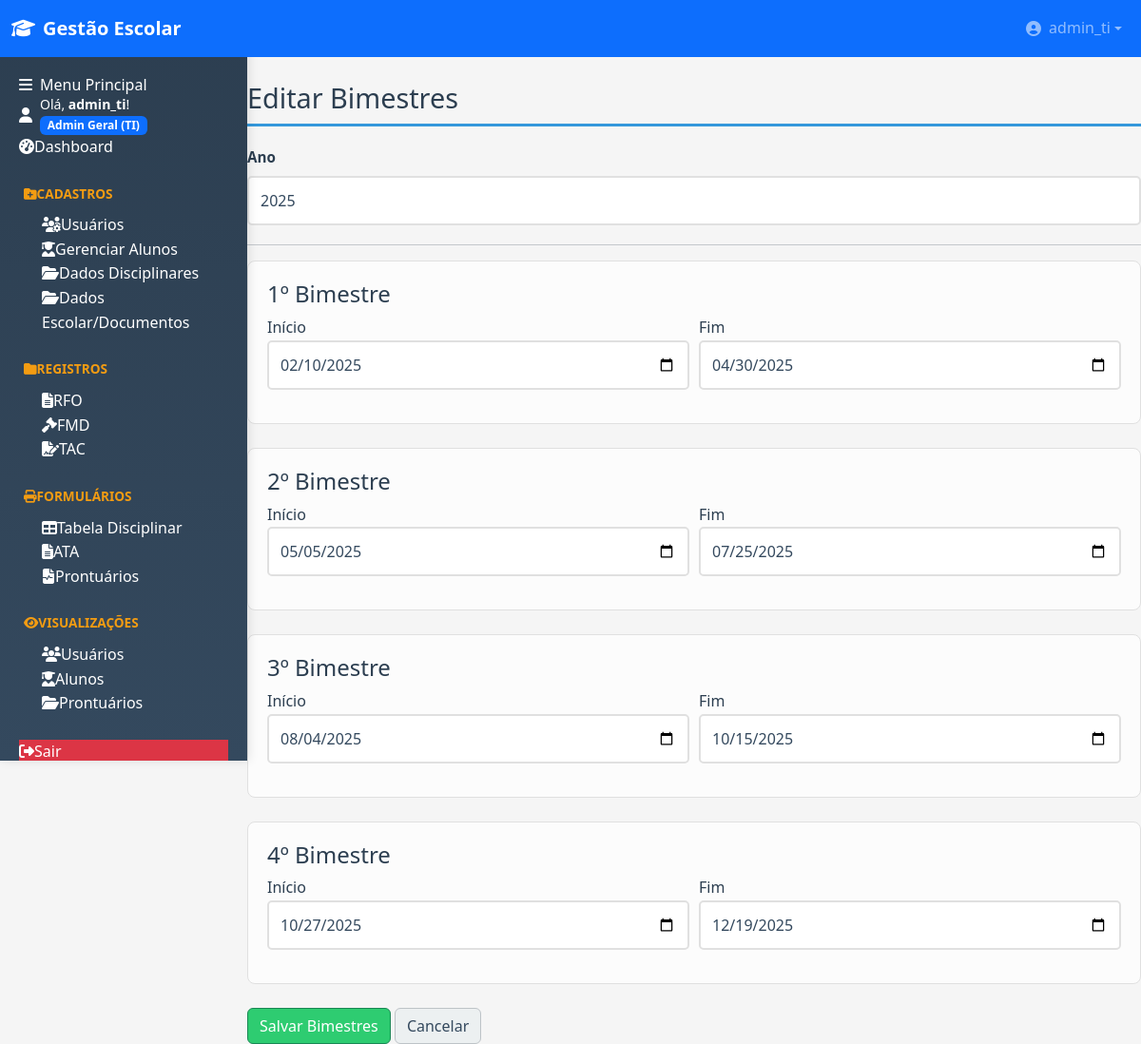
Page /cadastros/bimestres/gerenciar?ano=2025 (signed in) on the committed database.
### tables this page shows
CREATE TABLE usuarios (
                id INTEGER PRIMARY KEY AUTOINCREMENT,
                username TEXT NOT NULL UNIQUE,
                password TEXT NOT NULL,
                nivel INTEGER NOT NULL, -- 1: Admin Geral (TI), 2: Admin Secundário, 3: Usuário
                data_criacao TEXT DEFAULT CURRENT_TIMESTAMP
            , cargo TEXT DEFAULT '');

CREATE TABLE bimestres (
  id INTEGER PRIMARY KEY AUTOINCREMENT,
  ano INTEGER NOT NULL,
  numero INTEGER NOT NULL,
  inicio DATE,
  fim DATE,
  responsavel_id INTEGER,
  criado_em DATETIME DEFAULT CURRENT_TIMESTAMP,
  UNIQUE(ano, numero)
);

### blueprints/bimestres.py (the view, shortened to what this page needs)
@bimestres_bp.route('/gerenciar', methods=['GET', 'POST'])
@admin_required
def gerenciar_bimestres():
    db = get_db()
    ano_q = request.args.get('ano', '').strip()
    ano = int(ano_q) if ano_q.isdigit() else None
    bimestres = {n: {'inicio': '', 'fim': ''} for n in range(1, 5)}
    if ano:
        rows = db.execute('SELECT numero, inicio, fim FROM bimestres WHERE ano = ? ORDER BY numero', (ano,)).fetchall()
        for r in rows:
            num = int(r['numero'])
            bimestres[num] = {'inicio': r['inicio'] or '', 'fim': r['fim'] or ''}
    return render_template('cadastros/bimestres_form.html', ano=ano, bimestres=bimestres)

### app.py (called while the page is built)
@app.before_request
def load_logged_in_user():
    user_id = session.get('user_id')
    if user_id is None:
        g.user = None
    else:
        g.user = get_db().execute(
            'SELECT * FROM usuarios WHERE id = ?', (user_id,)
        ).fetchone()

@app.teardown_appcontext
def teardown_db(e=None):
    close_db(e)

@app.context_processor
def inject_globals():
    from datetime import datetime
    return dict(
        NIVEL_MAP=utils.NIVEL_MAP,
        session=session,
        now=datetime.now
    )

def _read_logo_data():
    try:
        p = os.path.join(current_app.root_path, "static", "logo_topo.png")
        if not os.path.exists(p):
            for ext in (".png", ".jpg", ".jpeg", ".svg"):
                px = os.path.join(current_app.root_path, "static", "logo_topo" + ext)
                if os.path.exists(px):
                    p = px
                    break
        if not os.path.exists(p):
            return None
        mime = mimetypes.guess_type(p)[0] or "image/png"
        with open(p, "rb") as f:
            data = base64.b64encode(f.read()).decode("ascii")
        return f"data:{mime};base64,{data}"
    except Exception:
        return None

@app.context_processor
def inject_logo_data():
    try:
        return {"LOGO_DATA_URI": _read_logo_data()}
    except Exception:
        return {"LOGO_DATA_URI": None}

### blueprints/disciplinar.py (called while the page is built, shortened)
@disciplinar_bp.before_app_request
def _ensure_disciplinar_schema():
    if getattr(current_app, "_disciplinar_migrations_done", False):
        return

### blueprints/utils.py (called while the page is built)
def admin_required(f):
    @wraps(f)
    def decorated_function(*args, **kwargs):
        if session.get('nivel') != 1:
            flash('Acesso negado. Apenas administradores gerais (TI) podem acessar esta área.', 'danger')
            return redirect(url_for('dashboard'))
        return f(*args, **kwargs)
    return decorated_function

### database.py (called while the page is built)
def get_db():
    db = getattr(g, '_database', None)
    if db is None:
        db = g._database = sqlite3.connect(DATABASE)
        db.row_factory = sqlite3.Row
        db.execute('PRAGMA foreign_keys = ON')
    return db

### templates/cadastros/bimestres_form.html
{% extends 'base.html' %}
{% block content %}
<div class="main-content-inner">
  <h2>{% if ano %}Editar{% else %}Criar{% endif %} Bimestres</h2>
  <form method="post" class="form-horizontal">
    <div class="form-group">
      <label for="ano">Ano</label>
      <input type="number" id="ano" name="ano" class="form-control" value="{{ ano or '' }}" required min="2000" max="2100">
    </div>
    <hr>
    {% for n in range(1,5) %}
    <div class="form-section">
      <h4>{{ n }}º Bimestre</h4>
      <div class="form-row" style="display:flex; gap:10px;">
        <div style="flex:1;">
          <label for="inicio_{{ n }}">Início</label>
          <input type="date" id="inicio_{{ n }}" name="inicio_{{ n }}" class="form-control" value="{{ bimestres[n].inicio }}">
        </div>
        <div style="flex:1;">
          <label for="fim_{{ n }}">Fim</label>
          <input type="date" id="fim_{{ n }}" name="fim_{{ n }}" class="form-control" value="{{ bimestres[n].fim }}">
        </div>
      </div>
    </div>
    {% endfor %}
    <div style="margin-top:20px;">
      <button type="submit" class="btn btn-success">Salvar Bimestres</button>
      <a class="btn btn-secondary" href="{{ url_for('bimestres_bp.listar_bimestres') }}">Cancelar</a>
    </div>
  </form>
</div>
{% endblock %}

### templates/base.html (shortened to what this page needs)
﻿<!DOCTYPE html>
<html lang="pt-br">
<head>
    <link href="https://cdn.jsdelivr.net/npm/bootstrap@5.3.2/dist/css/bootstrap.min.css" rel="stylesheet">
    <link rel="stylesheet" href="https://cdnjs.cloudflare.com/ajax/libs/font-awesome/6.4.0/css/all.min.css">
    <link rel="stylesheet" href="{{ url_for('static', filename='style.css') }}?v={{ range(1, 10000) | random }}">
</head>
<body>
    {% if not request.args.get('iframe') %}
    <nav class="navbar navbar-expand-lg navbar-dark fixed-top bg-primary">
        <div class="container-fluid">
            <a class="navbar-brand d-flex align-items-center" href="{{ url_for('dashboard') }}">
                <i class="fas fa-graduation-cap me-2"></i>
                <span class="fw-bold">Gestão Escolar</span>
            </a>
            {% if session.get('logged_in') %}
            <div class="navbar-nav ms-auto">
                <div class="nav-item dropdown">
                    <a class="nav-link dropdown-toggle d-flex align-items-center" href="#" role="button" data-bs-toggle="dropdown">
                        <i class="fas fa-user-circle me-2"></i>
                        <span>{{ session.get('username') }}</span>
                    </a>
                </div>
            </div>
            {% endif %}
        </div>
    </nav>
    {% endif %}
    {% if not request.args.get('iframe') %}
    <div class="sidebar" id="sidebar">
        <div class="sidebar-header">
            <h6 class="mb-0"><i class="fas fa-bars me-2"></i>Menu Principal</h6>
        </div>
        <div class="sidebar-body p-0">
            {% if session.get('logged_in') %}
                <div class="user-greeting">
                    <div class="d-flex align-items-center">
                        <i class="fas fa-user me-2"></i>
                        <div>
                            <small>Olá, <span class="username fw-bold">{{ session.get('username') }}</span>!</small><br>
                            <span class="badge bg-primary">{{ session.get('nivel_nome') }}</span>
                        </div>
                    </div>
                </div>
                <div class="menu-section">
                    <a href="{{ url_for('dashboard') }}" class="nav-link {% if request.endpoint == 'dashboard' %}active{% endif %}">
                        <i class="fas fa-tachometer-alt"></i><span>Dashboard</span>
                    </a>
                </div>
                {% if session.get('nivel') in [1, 2] %}
                <div class="menu-section">
                    <div class="nav-link menu-title"><i class="fas fa-folder-plus"></i><span>Cadastros</span></div>
                    {% if session.get('nivel') == 1 %}
                    <a href="{{ url_for('auth_bp.gerenciar_usuarios') }}" class="nav-link ps-4">
                        <i class="fas fa-users-cog"></i><span>Usuários</span>
                    </a>
                    {% endif %}
                    <a href="{{ url_for('alunos_bp.gerenciar_alunos') }}" class="nav-link ps-4 {% if request.endpoint == 'alunos_bp.gerenciar_alunos' %}active{% endif %}">
                        <i class="fas fa-user-graduate"></i><span>Gerenciar Alunos</span>
                    </a>
                    <a href="{{ url_for('cadastros_bp.dados_disciplinares') }}" class="nav-link ps-4 ">
                        <i class="fas fa-folder-open"></i><span>Dados Disciplinares</span>
                    </a>
                    <a href="{{ url_for('cadastros_bp.dados_documentos') }}" class="nav-link ps-4 ">
                        <i class="fas fa-folder-open"></i><span>Dados Escolar/Documentos</span>
                    </a>
                </div>
                {% endif %}
                <div class="menu-section">
                    <div class="nav-link menu-title"><i class="fas fa-folder"></i><span>Registros</span></div>
                    <a href="{{ url_for('cadastros_bp.registros_rfo') }}" class="nav-link ps-4 ">
                        <i class="fas fa-file-alt"></i><span>RFO</span>
                    </a>
                    <a href="{{ url_for('cadastros_bp.registros_fmd') }}" class="nav-link ps-4 {% if request.endpoint in ['cadastros_bp.registros_fmd','disciplinar_bp.registrar_fmd','visualizacoes_bp.listar_fmds'] %}active{% endif %}">
                        <i class="fas fa-gavel"></i><span>FMD</span>
                    </a>
                    <a href="{{ url_for('cadastros_bp.registros_tac') }}" class="nav-link ps-4 {% if request.endpoint in ['cadastros_bp.registros_tac','formularios_bp.novo_tac','formularios_bp.listar_tacs'] %}active{% endif %}">
                        <i class="fas fa-file-signature"></i><span>TAC</span>
                    </a>
                </div>
                {% if session.get('nivel') in [1, 2] %}
                <div class="menu-section">
                    <div class="nav-link menu-title"><i class="fas fa-print"></i><span>Formulários</span></div>
                    <a href="{{ url_for('formularios_bp.tabela_disciplinar') }}" class="nav-link ps-4">
            <a href="{{ url_for('formularios_bp.tabela_disciplinar') }}" class="nav-link ps-4">
                <i class="fas fa-table"></i><span>Tabela Disciplinar</span>
            </a>
            <a href="{{ url_for('formularios_ata_bp.list_atas') }}" class="nav-link ps-4">
                <i class="fas fa-file-alt"></i><span>ATA</span>
            </a>
                    <a href="{{ url_for('formularios_prontuario.listar_prontuarios') }}" class="nav-link ps-4">
                        <i class="fas fa-file-medical-alt"></i><span>Prontuários</span>
                    </a>
                </div>
                {% endif %}
                <div class="menu-section">
                    <div class="nav-link menu-title"><i class="fas fa-eye"></i><span>Visualizações</span></div>
                    {% if session.get('nivel') in [1, 2] %}
                    <a href="{{ url_for('visualizacoes_bp.listar_usuarios') }}" class="nav-link ps-4">
                        <i class="fas fa-users"></i><span>Usuários</span>
                    </a>
                    {% endif %}
                    <a href="{{ url_for('visualizacoes_bp.listar_alunos') }}" class="nav-link ps-4">
                        <i class="fas fa-user-graduate"></i><span>Alunos</span>
                    </a>
                    {% if session.get('nivel') in [1, 2] %}
                    <a href="{{ url_for('formularios_prontuario.listar_prontuarios') }}" class="nav-link ps-4">
                        <i class="fas fa-folder-open"></i><span>Prontuários</span>
                    </a>
                    {% endif %}
                </div>
                <div class="menu-section mt-auto">
                    <a href="{{ url_for('auth_bp.logout') }}" class="nav-link bg-danger">
                        <i class="fas fa-sign-out-alt"></i><span>Sair</span>
                    </a>
                </div>
            {% endif %}
        </div>
    </div>
    {% endif %}
    <main class="main-content">
        {% block content %}{% endblock %}
    </main>
</body>
</html>

### static/style.css (style rules this page uses)
.main-content { overflow-y: visible !important; overflow-x: visible !important; height: auto !important; }
html, body { height: 100%; overflow-x: hidden; }
.navbar { position: fixed !important; top: 0 !important; left: 0 !important; right: 0 !important; height: 60px !important; z-index: 1000 !important; }
.sidebar { position: fixed !important; top: 0 !important; left: 0 !important; height: 100vh !important; width: 260px !important; padding-top: 80px !important; z-index: 900 !important; }
* { margin: 0; padding: 0; box-sizing: border-box; }
body { font-family: 'Segoe UI', Tahoma, Geneva, Verdana, sans-serif; background: #f5f5f5; color: #2c3e50; line-height: 1.6; }
a { text-decoration: none; color: #3498db; transition: color 0.3s; }
.sidebar { width: 260px; position: fixed; height: 100vh; top: 0; left: 0; background: linear-gradient(180deg, #2c3e50 0%, #34495e 100%); color: white; padding: 20px; box-sizing: border-box; overflow-y: auto; z-index: 1000; box-shadow: 2px 0 10px rgba(0,0,0,0.1); }
.menu-section { margin-bottom: 25px; }
.menu-title { color: #f39c12; font-size: 0.85em; font-weight: 700; text-transform: uppercase; margin-bottom: 10px; padding-left: 5px; }
h2 { color: #2c3e50; margin-bottom: 20px; border-bottom: 3px solid #3498db; padding-bottom: 10px; font-size: 1.8em; }
.btn-secondary { background: #ecf0f1; color: #34495e; border: 1px solid #bdc3c7; }
.btn-success { background: #2ecc71; color: white; }
.form-section { margin-bottom: 25px; padding: 20px; border: 1px solid #e0e0e0; border-radius: 8px; background: #fcfcfc; }
.form-row { display: flex; gap: 20px; margin-bottom: 15px; }
.form-group { margin-bottom: 20px; }
.form-group label, .input-group label { display: block; margin-bottom: 8px; font-weight: 600; color: #2c3e50; font-size: 0.95em; }
input[type="text"], input[type="number"], input[type="email"], input[type="password"], input[type="date"], input[type="time"], textarea, select { width: 100%; padding: 12px; border: 2px solid #e0e0e0; border-radius: 5px; font-size: 1em; transition: border-color 0.3s, box-shadow 0.3s; box-sizing: border-box; color: #34495e; }
html, body { overflow-x: auto !important; }

### templates/base.html (style rules this page uses)
.navbar { position: fixed !important; top: 0 !important; z-index: 1000 !important; height: 60px !important; }
.sidebar { position: fixed !important; padding-top: 80px !important; z-index: 900 !important; }
.main-content { margin-left: 260px !important; margin-top: 60px !important; }

### rows in the picture
usuarios: get "admin_ti"
bimestres: inicio "02/10/2025", fim "04/30/2025"
bimestres: inicio "05/05/2025", fim "07/25/2025"
bimestres: inicio "08/04/2025", fim "10/15/2025"
bimestres: inicio "10/27/2025", fim "12/19/2025"

### other values in the picture
{{ session.get('nivel_nome') }} "Admin Geral (TI)"
{{ n }} "1" "2" "3" "4"
